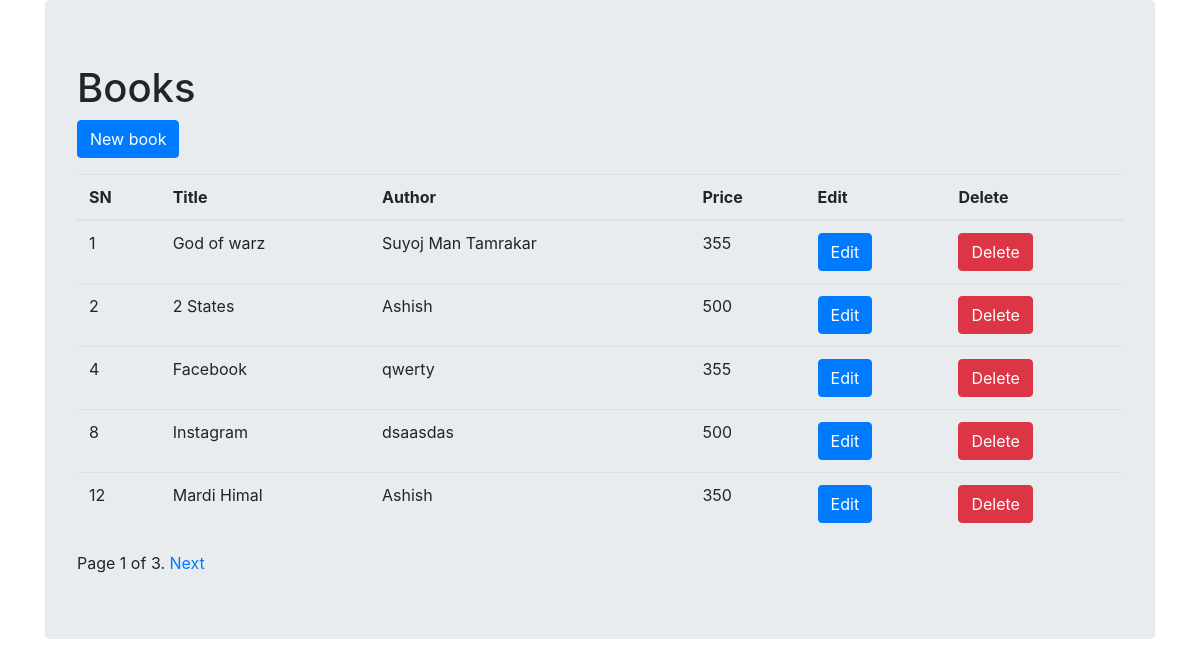
/book/, run on the app's committed database.
### book/models.py (models this page shows, shortened)
class Book(models.Model):
	title = models.CharField(max_length=50)
	author = models.CharField(max_length=30, blank=False)
	price = models.IntegerField()

### book/views.py (the view)
# urls.py: path("book/", views.book_list, name="book_list"),
def book_list(request):
    book_list = Book.objects.all()
    paginator = Paginator(
        book_list, 5
    )  # Here 5 denotes that only 5 elements will be allowed to display in one page
    page = request.GET.get("page")
    try:
        books = paginator.page(page)
    except PageNotAnInteger:
        books = paginator.page(1)
    except EmptyPage:
        books = paginator.page(paginator.num_pages)
    return render(request, "book/book_list.html", {"page": page, "books": books})

### templates/book/book_list.html (shortened to what this page needs)
{% extends 'base.html' %}
{% block content %}
<div class="jumbotron">
    <h1 class="page-header">Books</h1>
    <p>
        <button type="button" class="btn btn-primary js-create-book">
            New book
        </button>
    </p>
    <table class="table" id="book-table">
        <thead>
            <tr>
                <th>SN</th>
                <th>Title</th>
                <th>Author</th>
                <th>Price</th>
                <th>Edit</th>
                <th>Delete</th>
            </tr>
        </thead>
        <tbody>
            {% for book in books %}
            <tr>
                <td>{{ book.id }}</td>
                <td>{{ book.title }}</td>
                <td>{{ book.author }}</td>
                <td>{{ book.price }}</td>
                <td><button type="button" class="btn btn-primary js-edit-book" id="{{book.id}}" data-toggle="modal" data-target="#modal-book">Edit</button></td>
                <td><button type="button" class="btn btn-danger js-delete-book" value ="{{book.id}}" data-toggle="modal" data-target="#modal-delete-book">Delete</button></td>
            </tr>
            {% empty %}
            <tr>
                <td colspan="7" class="text-center bg-warning">No book</td>
            </tr>
            {% endfor %}
        </tbody>
    </table>
    {% include "book/pagination.html" with page=books %}
{% endblock %}

### templates/base.html (shortened to what this page needs)
<html lang="en">
<head>
    <link rel="stylesheet" href="https://stackpath.bootstrapcdn.com/bootstrap/4.3.1/css/bootstrap.min.css">
</head>
<body>
    <div class="container">
        {% block content %}
        {% endblock %}
    </div>
</body>
</html>

### templates/book/pagination.html (shortened to what this page needs)
<div class="pagination" align="center">
    <span class="step-links" >
        <span class="current">
            Page {{ page.number }} of {{ page.paginator.num_pages }}.
        </span>
        {% if page.has_next %}
        <a href="?page={{ page.next_page_number }}">Next</a>
        {% endif %}
    </span>
</div>

### data on the page
Book: id "1", title "God of warz", author "Suyoj Man Tamrakar", price "355"
Book: id "2", title "2 States", author "Ashish", price "500"
Book: id "4", title "Facebook", author "qwerty", price "355"
Book: id "8", title "Instagram", author "dsaasdas", price "500"
Book: id "12", title "Mardi Himal", author "Ashish", price "350"

### other printed values
{{ page.number }} "1"
{{ page.paginator.num_pages }} "3"
